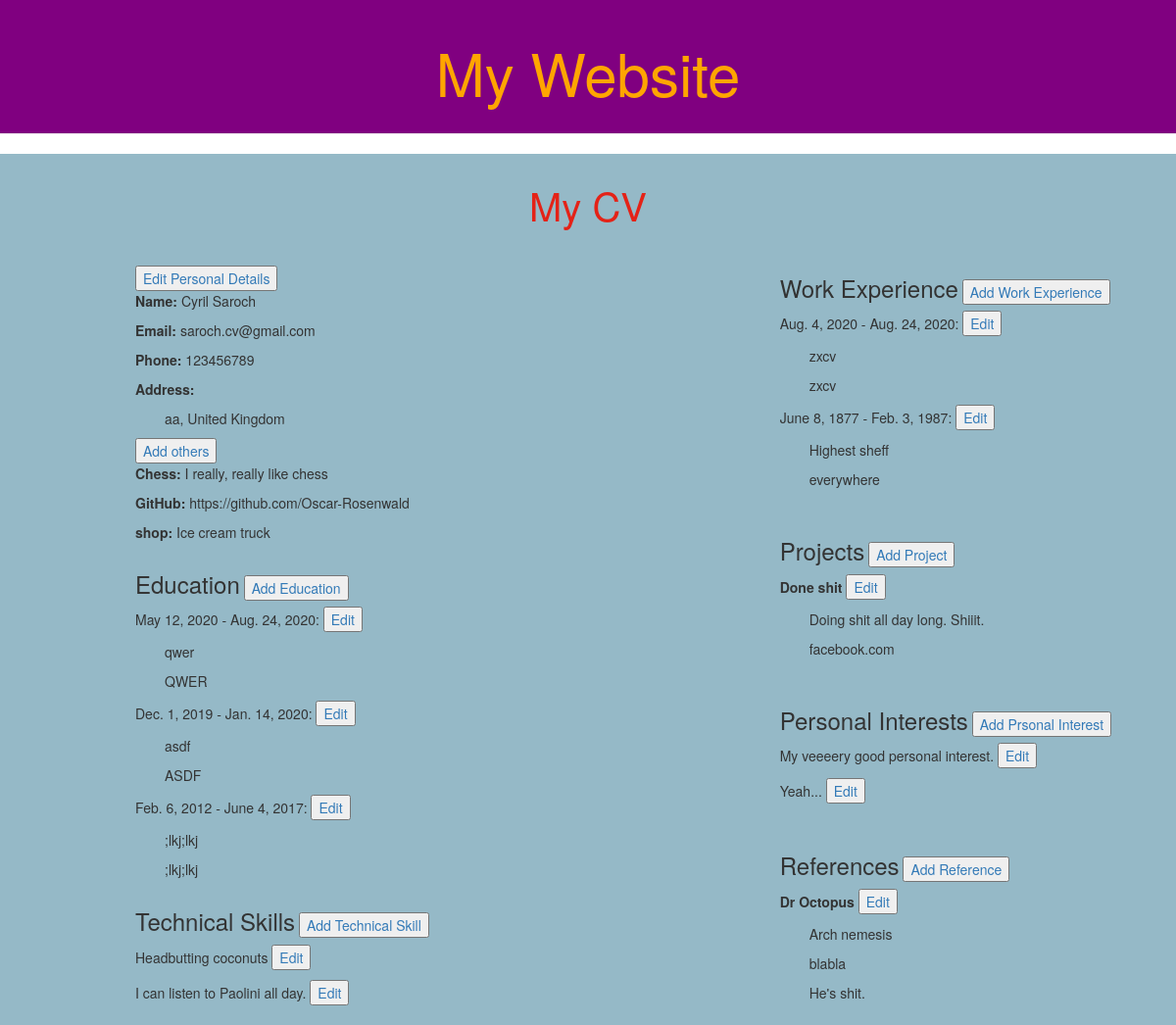
Screenshot of /cv (signed in) with the database file from the repository.
### home/models.py (models this page shows, shortened)
class Person(models.Model):
    me = models.ForeignKey(settings.AUTH_USER_MODEL, on_delete=models.CASCADE)
    phone_number = models.CharField(max_length=11)
    address = models.TextField()

class Others(models.Model):
    person = models.ForeignKey(Person, on_delete=models.CASCADE)
    name = models.CharField(max_length=200)
    body = models.TextField()
    def __str__(self):
        return self.name

class Education(models.Model):
    start_date = models.DateField()
    end_date = models.DateField()#default=DateField.auto_now)
    course = models.TextField()
    school = models.TextField()

class TechSkill(models.Model):
    skill = models.TextField()

class WorkExperience(models.Model):
    start_date = models.DateField()
    end_date = models.DateField()
    role = models.TextField()
    where = models.TextField()

class Project(models.Model):
    name = models.CharField(max_length=100)
    description = models.TextField()
    link = models.TextField()

class PersonalInterests(models.Model):
    interest = models.TextField()

class Reference(models.Model):
    name = models.TextField()
    who = models.TextField()
    email = models.CharField(max_length=100)
    text = models.TextField(blank=True)

### home/views.py (the view)
# urls.py: url('cv', views.cv_view, name="CV"),
def cv_view(request):
    me = User.objects.get(username='Cyril-Saroch')
    person = Person.objects.get(me=me)
    name = person.me.first_name + " " + person.me.last_name
    email = person.me.email
    phone_number = person.phone_number
    address = person.address
    others = Others.objects.filter(person=person)
    education = Education.objects.order_by('-end_date')
    tech = TechSkill.objects.all()
    exp = WorkExperience.objects.order_by('-end_date')
    interests = PersonalInterests.objects.all()
    refs = Reference.objects.all()
    projects = Project.objects.all()
    return render(request, 'CVs.html', {'projects': projects, 'personal_others': others, 'tech_skills': tech, 'personal_interests': interests, 'references': refs, 'name': name, 'email': email, 'address': address, 'phone_number': phone_number, 'education': education, 'work_experience': exp})

### home/templates/CVs.html (shortened to what this page needs)
{% extends 'base.html' %}
{% block content %}
<h2>My CV</h2>
<div class="cv">
  <div class="cv-section" id="cv-1">
	<div class="personal" name="personal-details">
	  {% if user.is_authenticated %}
	  <a href="{% url 'edit_person' %}"><button class="edit">Edit Personal Details</button></a>
	  {% endif %}
	  <p class="personal" name="name">
		<b>Name:</b> {{ name }}
	  </p>
	  <p class="personal" name="email">
		<b>Email:</b>
		{{ email }}
	  </p>
	  <p class="personal" name="phone">
		<b>Phone:</b>
		{{ phone_number }}
	  </p>
	  <div class="personal" name="address">
		<p name="address-header">
		  <b>Address:</b>
		</p>
		<div class="indented">
		  <p name="address-body">
			{{ address }}
		  </p>
		</div>
	  </div>
	  <div personal="personal" name="other">
		{% if user.is_authenticated %}
		<a href="{% url 'new_others' %}"><button>Add others</button></a>
		{% endif %}
		{% for entry in personal_others %}
		<p>
		  <b>{{ entry }}:</b>
		  {{ entry.body }}
		</p>
		{% endfor %}
	  </div>
	</div>
	{% if education %}
	<div class="education">
	  <h3 class="entry-add">Education</h3>
	  {% if user.is_authenticated %}
	  <a href="{% url 'new_education' %}" class="entry-add"><button>Add Education</button></a>
	  {% endif %}
	  <div class="education-entries">
		{% for entry in education %}
		<p class="entry-time">
		  {{ entry.start_date }} - {{ entry.end_date }}:
		  {% if user.is_authenticated %}
		  <a href="{% url 'edit_education' pk=entry.pk %}"><button>Edit</button></a>
		  {% endif %}
		</p>
		<div class="indented">
		  <p class="entry-what">{{ entry.course }}</p>
		  <p class="entry-where">{{ entry.school }}</p>
		</div>
		{% endfor %}
	  </div>
	</div>
	{% endif %}
	{% if tech_skills %}
	<div class="tech-skills">
	  <h3 class="entry-add">Technical Skills</h3>
	  {% if user.is_authenticated %}
	  <a href="{% url 'new_tech_skill' %}" class="entry-add"><button>Add Technical Skill</button></a>
	  {% endif %}
	  {% for entry in tech_skills %}
	  <p>
		{{ entry.skill }}
		{% if user.is_authenticated %}
		<a href="{% url 'edit_tech_skill' pk=entry.pk %}"><button>Edit</button></a>
		{% endif %}
	  </p>
	  {% endfor %}
	</div>
	{% endif %}
  </div>
  <div class="cv-section" id="cv-2">
	{% if work_experience %}
	<div class="work">
	  <h3 class="entry-add">Work Experience</h3>
	  {% if user.is_authenticated %}
	  <a href="{% url 'new_work_experience' %}" class="entry-add"><button>Add Work Experience</button></a>
	  {% endif %}
	  {% for entry in work_experience %}
	  <p class="entry-date">
		{{ entry.start_date }} - {{ entry.end_date}}:
		{% if user.is_authenticated %}
		<a href="{% url 'edit_work_experience' pk=entry.pk %}"><button>Edit</button></a>
		{% endif %}
	  </p>
	  <div class="indented">
		<p class="entry-body">{{ entry.role }}</p>
		<p class="entry-where">{{ entry.where }}</p>
	  </div>
	  {% endfor %}
	</div>
	{% endif %}
	{% if projects %}
	<div class="projects">
	  <h3 class="entry-add">Projects</h3>
	  {% if user.is_authenticated %}
	  <a href="{% url 'new_project' %}" class="entry-add"><button>Add Project</button></a>
	  {% endif %}
	  {% for project in projects %}
	  <p class="project-name">
		<b>{{ project.name }}</b>
		{% if user.is_authenticated %}
		<a href="{% url 'edit_project' pk=project.pk %}"><button>Edit</button></a>
		{% endif %}
	  </p>
	  <div class="indented">
		<p class="project-body">{{ project.description }}</p>
		<p class="project-link">{{ project.link }}</p>
	  </div>
	  {% endfor %}
	</div>
	{% endif %}
	{% if personal_interests %}
	<div class="personal-interests">
	  <h3 class="entry-add">Personal Interests</h3>
	  {% if user.is_authenticated %}
	  <a href="{% url 'new_personal_interest' %}" class="entry-add"><button>Add Prsonal Interest</button></a>
	  {% endif %}
	  {% for interest in personal_interests %}
	  <p>
		{{ interest.interest }}
		{% if user.is_authenticated %}
		<a href="{% url 'edit_personal_interest' pk=interest.pk %}"><button>Edit</button></a>
		{% endif %}
	  </p>
	  {% endfor %}
	</div>
	{% endif %}
	{% if references %}
	<div class="references">
	  <h3 class="entry-add">References</h3>
	  {% if user.is_authenticated %}
	  <a href="{% url 'new_reference' %}" class="entry-add"><button>Add Reference</button></a>
	  {% endif %}
	  {% for reference in references %}
	  <p class="reference-name">
		<b>{{ reference.name }}</b>
		{% if user.is_authenticated %}
		<a href="{% url 'edit_reference' pk=reference.pk %}"><button>Edit</button></a>
		{% endif %}
	  </p>
	  <div class="indented">
		<p class="reference-who">{{ reference.who }}</p>
		<p class="reference-email">{{ reference.email}}</p>
		{% if reference.text %}
		<p class="reference-text">{{ reference.text }}</p>
	  </div>
	  {% endif %}
	  {% endfor %}
	</div>
	{% endif %}
  </div>
  {% endblock %}

### home/static/css/home.css (style rules this page uses)
.page-content h2 { color: #E42217; text-align: center; font-size: 40px; }
.cv { margin-left: 20px; }
.indented { margin-left: 30px; }
.entry-add { display: inline-block; }
.cv-section { display: inline-block; }
#cv-2 h3 { margin-top: 40px; }
#cv-2 { margin-left: 30%; }
#cv-1 { margin-left: 10% }

### rows the page displays
Person: phone_number "123456789", address "aa, United Kingdom"
Others: name "Chess", body "I really, really like chess"
Others: name "GitHub", body "https://github.com/Oscar-Rosenwald"
Others: name "shop", body "Ice cream truck"
Education: start_date "May 12, 2020", end_date "Aug. 24, 2020", course "qwer", school "QWER"
Education: start_date "Dec. 1, 2019", end_date "Jan. 14, 2020", course "asdf", school "ASDF"
Education: start_date "Feb. 6, 2012", end_date "June 4, 2017", course ";lkj;lkj", school ";lkj;lkj"
TechSkill: skill "Headbutting coconuts"
TechSkill: skill "I can listen to Paolini all day."
WorkExperience: start_date "Aug. 4, 2020", end_date "Aug. 24, 2020", role "zxcv", where "zxcv"
WorkExperience: start_date "June 8, 1877", end_date "Feb. 3, 1987", role "Highest sheff", where "everywhere"
Project: name "Done shit", description "Doing shit all day long. Shiiit.", link "facebook.com"
PersonalInterests: interest "My veeeery good personal interest."
PersonalInterests: interest "Yeah..."
Reference: name "Dr Octopus", who "Arch nemesis", email "blabla", text "He's shit."

### other values shown
{{ name }} "Cyril Saroch"
{{ email }} "saroch.cv@gmail.com"
